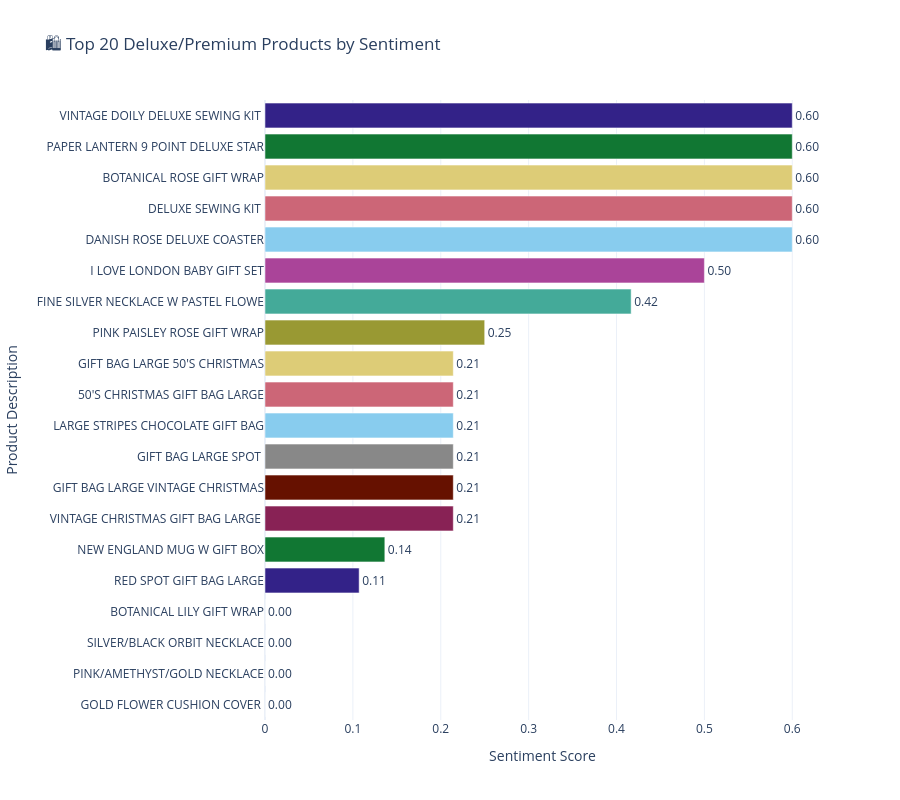

The notebook cell saved with this chart:
### Code cell
luxury_keywords = [
    'deluxe', 'premium', 'exclusive', 'luxury', 'special edition',
    'gold', 'silver', 'platinum', 'limited', 'gift', 'collection',
    'designer', 'high quality', 'elite', 'royal', 'signature'
]


pattern = r'\b(' + '|'.join(luxury_keywords) + r')\b'
data['IsDeluxe'] = data['Description'].str.contains(pattern, case=False, na=False)

deluxe_data = (
    data[data['IsDeluxe'] == True]
    .drop_duplicates(subset=['Description'])
    .sort_values(by='SentimentScore', ascending=False)
)

top_n = min(20, len(deluxe_data))
deluxe_data = deluxe_data.head(top_n)

fig = px.bar(
    deluxe_data,
    x='SentimentScore',
    y='Description',
    color='Description', 
    orientation='h',
    title=f'🛍️ Top {top_n} Deluxe/Premium Products by Sentiment',
    text='SentimentScore',
    color_discrete_sequence=px.colors.qualitative.Safe  
)

fig.update_traces(texttemplate='%{text:.2f}', textposition='outside')
fig.update_layout(
    yaxis={'categoryorder':'total ascending'},
    xaxis_title='Sentiment Score',
    yaxis_title='Product Description',
    height=800,
    template='plotly_white',
    showlegend=False  
)

fig.show()

### Figure 1 — Plotly figure (JSON) as saved in the notebook; plotly's stock layout.template omitted (floating-point values rounded to 4 significant figures)
{"data": [{"hovertemplate": "Description=%{y}<br>SentimentScore=%{text}<extra></extra>", "legendgroup": "DANISH ROSE DELUXE COASTER", "marker": {"color": "rgb(136, 204, 238)", "pattern": {"shape": ""}}, "name": "DANISH ROSE DELUXE COASTER", "orientation": "h", "showlegend": true, "text": [0.6], "textposition": "outside", "texttemplate": "%{text:.2f}", "type": "bar", "x": [0.6], "xaxis": "x", "y": ["DANISH ROSE DELUXE COASTER"], "yaxis": "y"}, {"hovertemplate": "Description=%{y}<br>SentimentScore=%{text}<extra></extra>", "legendgroup": "DELUXE SEWING KIT ", "marker": {"color": "rgb(204, 102, 119)", "pattern": {"shape": ""}}, "name": "DELUXE SEWING KIT ", "orientation": "h", "showlegend": true, "text": [0.6], "textposition": "outside", "texttemplate": "%{text:.2f}", "type": "bar", "x": [0.6], "xaxis": "x", "y": ["DELUXE SEWING KIT "], "yaxis": "y"}, {"hovertemplate": "Description=%{y}<br>SentimentScore=%{text}<extra></extra>", "legendgroup": "BOTANICAL ROSE GIFT WRAP", "marker": {"color": "rgb(221, 204, 119)", "pattern": {"shape": ""}}, "name": "BOTANICAL ROSE GIFT WRAP", "orientation": "h", "showlegend": true, "text": [0.6], "textposition": "outside", "texttemplate": "%{text:.2f}", "type": "bar", "x": [0.6], "xaxis": "x", "y": ["BOTANICAL ROSE GIFT WRAP"], "yaxis": "y"}, {"hovertemplate": "Description=%{y}<br>SentimentScore=%{text}<extra></extra>", "legendgroup": "PAPER LANTERN 9 POINT DELUXE STAR", "marker": {"color": "rgb(17, 119, 51)", "pattern": {"shape": ""}}, "name": "PAPER LANTERN 9 POINT DELUXE STAR", "orientation": "h", "showlegend": true, "text": [0.6], "textposition": "outside", "texttemplate": "%{text:.2f}", "type": "bar", "x": [0.6], "xaxis": "x", "y": ["PAPER LANTERN 9 POINT DELUXE STAR"], "yaxis": "y"}, {"hovertemplate": "Description=%{y}<br>SentimentScore=%{text}<extra></extra>", "legendgroup": "VINTAGE DOILY DELUXE SEWING KIT ", "marker": {"color": "rgb(51, 34, 136)", "pattern": {"shape": ""}}, "name": "VINTAGE DOILY DELUXE SEWING KIT ", "orientation": "h", "showlegend": true, "text": [0.6], "textposition": "outside", "texttemplate": "%{text:.2f}", "type": "bar", "x": [0.6], "xaxis": "x", "y": ["VINTAGE DOILY DELUXE SEWING KIT "], "yaxis": "y"}, {"hovertemplate": "Description=%{y}<br>SentimentScore=%{text}<extra></extra>", "legendgroup": "I LOVE LONDON BABY GIFT SET", "marker": {"color": "rgb(170, 68, 153)", "pattern": {"shape": ""}}, "name": "I LOVE LONDON BABY GIFT SET", "orientation": "h", "showlegend": true, "text": [0.5], "textposition": "outside", "texttemplate": "%{text:.2f}", "type": "bar", "x": [0.5], "xaxis": "x", "y": ["I LOVE LONDON BABY GIFT SET"], "yaxis": "y"}, {"hovertemplate": "Description=%{y}<br>SentimentScore=%{text}<extra></extra>", "legendgroup": "FINE SILVER NECKLACE W PASTEL FLOWE", "marker": {"color": "rgb(68, 170, 153)", "pattern": {"shape": ""}}, "name": "FINE SILVER NECKLACE W PASTEL FLOWE", "orientation": "h", "showlegend": true, "text": [0.4167], "textposition": "outside", "texttemplate": "%{text:.2f}", "type": "bar", "x": [0.4167], "xaxis": "x", "y": ["FINE SILVER NECKLACE W PASTEL FLOWE"], "yaxis": "y"}, {"hovertemplate": "Description=%{y}<br>SentimentScore=%{text}<extra></extra>", "legendgroup": "PINK PAISLEY ROSE GIFT WRAP", "marker": {"color": "rgb(153, 153, 51)", "pattern": {"shape": ""}}, "name": "PINK PAISLEY ROSE GIFT WRAP", "orientation": "h", "showlegend": true, "text": [0.25], "textposition": "outside", "texttemplate": "%{text:.2f}", "type": "bar", "x": [0.25], "xaxis": "x", "y": ["PINK PAISLEY ROSE GIFT WRAP"], "yaxis": "y"}, {"hovertemplate": "Description=%{y}<br>SentimentScore=%{text}<extra></extra>", "legendgroup": "VINTAGE CHRISTMAS GIFT BAG LARGE ", "marker": {"color": "rgb(136, 34, 85)", "pattern": {"shape": ""}}, "name": "VINTAGE CHRISTMAS GIFT BAG LARGE ", "orientation": "h", "showlegend": true, "text": [0.2143], "textposition": "outside", "texttemplate": "%{text:.2f}", "type": "bar", "x": [0.2143], "xaxis": "x", "y": ["VINTAGE CHRISTMAS GIFT BAG LARGE "], "yaxis": "y"}, {"hovertemplate": "Description=%{y}<br>SentimentScore=%{text}<extra></extra>", "legendgroup": "GIFT BAG LARGE VINTAGE CHRISTMAS", "marker": {"color": "rgb(102, 17, 0)", "pattern": {"shape": ""}}, "name": "GIFT BAG LARGE VINTAGE CHRISTMAS", "orientation": "h", "showlegend": true, "text": [0.2143], "textposition": "outside", "texttemplate": "%{text:.2f}", "type": "bar", "x": [0.2143], "xaxis": "x", "y": ["GIFT BAG LARGE VINTAGE CHRISTMAS"], "yaxis": "y"}, {"hovertemplate": "Description=%{y}<br>SentimentScore=%{text}<extra></extra>", "legendgroup": "GIFT BAG LARGE SPOT ", "marker": {"color": "rgb(136, 136, 136)", "pattern": {"shape": ""}}, "name": "GIFT BAG LARGE SPOT ", "orientation": "h", "showlegend": true, "text": [0.2143], "textposition": "outside", "texttemplate": "%{text:.2f}", "type": "bar", "x": [0.2143], "xaxis": "x", "y": ["GIFT BAG LARGE SPOT "], "yaxis": "y"}, {"hovertemplate": "Description=%{y}<br>SentimentScore=%{text}<extra></extra>", "legendgroup": "LARGE STRIPES CHOCOLATE GIFT BAG", "marker": {"color": "rgb(136, 204, 238)", "pattern": {"shape": ""}}, "name": "LARGE STRIPES CHOCOLATE GIFT BAG", "orientation": "h", "showlegend": true, "text": [0.2143], "textposition": "outside", "texttemplate": "%{text:.2f}", "type": "bar", "x": [0.2143], "xaxis": "x", "y": ["LARGE STRIPES CHOCOLATE GIFT BAG"], "yaxis": "y"}, {"hovertemplate": "Description=%{y}<br>SentimentScore=%{text}<extra></extra>", "legendgroup": " 50'S CHRISTMAS GIFT BAG LARGE", "marker": {"color": "rgb(204, 102, 119)", "pattern": {"shape": ""}}, "name": " 50'S CHRISTMAS GIFT BAG LARGE", "orientation": "h", "showlegend": true, "text": [0.2143], "textposition": "outside", "texttemplate": "%{text:.2f}", "type": "bar", "x": [0.2143], "xaxis": "x", "y": [" 50'S CHRISTMAS GIFT BAG LARGE"], "yaxis": "y"}, {"hovertemplate": "Description=%{y}<br>SentimentScore=%{text}<extra></extra>", "legendgroup": "GIFT BAG LARGE 50'S CHRISTMAS", "marker": {"color": "rgb(221, 204, 119)", "pattern": {"shape": ""}}, "name": "GIFT BAG LARGE 50'S CHRISTMAS", "orientation": "h", "showlegend": true, "text": [0.2143], "textposition": "outside", "texttemplate": "%{text:.2f}", "type": "bar", "x": [0.2143], "xaxis": "x", "y": ["GIFT BAG LARGE 50'S CHRISTMAS"], "yaxis": "y"}, {"hovertemplate": "Description=%{y}<br>SentimentScore=%{text}<extra></extra>", "legendgroup": "NEW ENGLAND MUG W GIFT BOX", "marker": {"color": "rgb(17, 119, 51)", "pattern": {"shape": ""}}, "name": "NEW ENGLAND MUG W GIFT BOX", "orientation": "h", "showlegend": true, "text": [0.1364], "textposition": "outside", "texttemplate": "%{text:.2f}", "type": "bar", "x": [0.1364], "xaxis": "x", "y": ["NEW ENGLAND MUG W GIFT BOX"], "yaxis": "y"}, {"hovertemplate": "Description=%{y}<br>SentimentScore=%{text}<extra></extra>", "legendgroup": " RED SPOT GIFT BAG LARGE", "marker": {"color": "rgb(51, 34, 136)", "pattern": {"shape": ""}}, "name": " RED SPOT GIFT BAG LARGE", "orientation": "h", "showlegend": true, "text": [0.1071], "textposition": "outside", "texttemplate": "%{text:.2f}", "type": "bar", "x": [0.1071], "xaxis": "x", "y": [" RED SPOT GIFT BAG LARGE"], "yaxis": "y"}, {"hovertemplate": "Description=%{y}<br>SentimentScore=%{text}<extra></extra>", "legendgroup": "GOLD FLOWER CUSHION COVER ", "marker": {"color": "rgb(170, 68, 153)", "pattern": {"shape": ""}}, "name": "GOLD FLOWER CUSHION COVER ", "orientation": "h", "showlegend": true, "text": [0.0], "textposition": "outside", "texttemplate": "%{text:.2f}", "type": "bar", "x": [0.0], "xaxis": "x", "y": ["GOLD FLOWER CUSHION COVER "], "yaxis": "y"}, {"hovertemplate": "Description=%{y}<br>SentimentScore=%{text}<extra></extra>", "legendgroup": "PINK/AMETHYST/GOLD NECKLACE", "marker": {"color": "rgb(68, 170, 153)", "pattern": {"shape": ""}}, "name": "PINK/AMETHYST/GOLD NECKLACE", "orientation": "h", "showlegend": true, "text": [0.0], "textposition": "outside", "texttemplate": "%{text:.2f}", "type": "bar", "x": [0.0], "xaxis": "x", "y": ["PINK/AMETHYST/GOLD NECKLACE"], "yaxis": "y"}, {"hovertemplate": "Description=%{y}<br>SentimentScore=%{text}<extra></extra>", "legendgroup": "SILVER/BLACK ORBIT NECKLACE", "marker": {"color": "rgb(153, 153, 51)", "pattern": {"shape": ""}}, "name": "SILVER/BLACK ORBIT NECKLACE", "orientation": "h", "showlegend": true, "text": [0.0], "textposition": "outside", "texttemplate": "%{text:.2f}", "type": "bar", "x": [0.0], "xaxis": "x", "y": ["SILVER/BLACK ORBIT NECKLACE"], "yaxis": "y"}, {"hovertemplate": "Description=%{y}<br>SentimentScore=%{text}<extra></extra>", "legendgroup": "BOTANICAL LILY GIFT WRAP", "marker": {"color": "rgb(136, 34, 85)", "pattern": {"shape": ""}}, "name": "BOTANICAL LILY GIFT WRAP", "orientation": "h", "showlegend": true, "text": [0.0], "textposition": "outside", "texttemplate": "%{text:.2f}", "type": "bar", "x": [0.0], "xaxis": "x", "y": ["BOTANICAL LILY GIFT WRAP"], "yaxis": "y"}], "layout": {"barmode": "relative", "height": 800, "legend": {"title": {"text": "Description"}, "tracegroupgap": 0}, "showlegend": false, "title": {"text": "🛍️ Top 20 Deluxe/Premium Products by Sentiment"}, "xaxis": {"anchor": "y", "domain": [0, 1], "title": {"text": "Sentiment Score"}}, "yaxis": {"anchor": "x", "categoryarray": ["BOTANICAL LILY GIFT WRAP", "SILVER/BLACK ORBIT NECKLACE", "PINK/AMETHYST/GOLD NECKLACE", "GOLD FLOWER CUSHION COVER ", " RED SPOT GIFT BAG LARGE", "NEW ENGLAND MUG W GIFT BOX", "GIFT BAG LARGE 50'S CHRISTMAS", " 50'S CHRISTMAS GIFT BAG LARGE", "LARGE STRIPES CHOCOLATE GIFT BAG", "GIFT BAG LARGE SPOT ", "GIFT BAG LARGE VINTAGE CHRISTMAS", "VINTAGE CHRISTMAS GIFT BAG LARGE ", "PINK PAISLEY ROSE GIFT WRAP", "FINE SILVER NECKLACE W PASTEL FLOWE", "I LOVE LONDON BABY GIFT SET", "VINTAGE DOILY DELUXE SEWING KIT ", "PAPER LANTERN 9 POINT DELUXE STAR", "BOTANICAL ROSE GIFT WRAP", "DELUXE SEWING KIT ", "DANISH ROSE DELUXE COASTER"], "categoryorder": "total ascending", "domain": [0, 1], "title": {"text": "Product Description"}}}}
